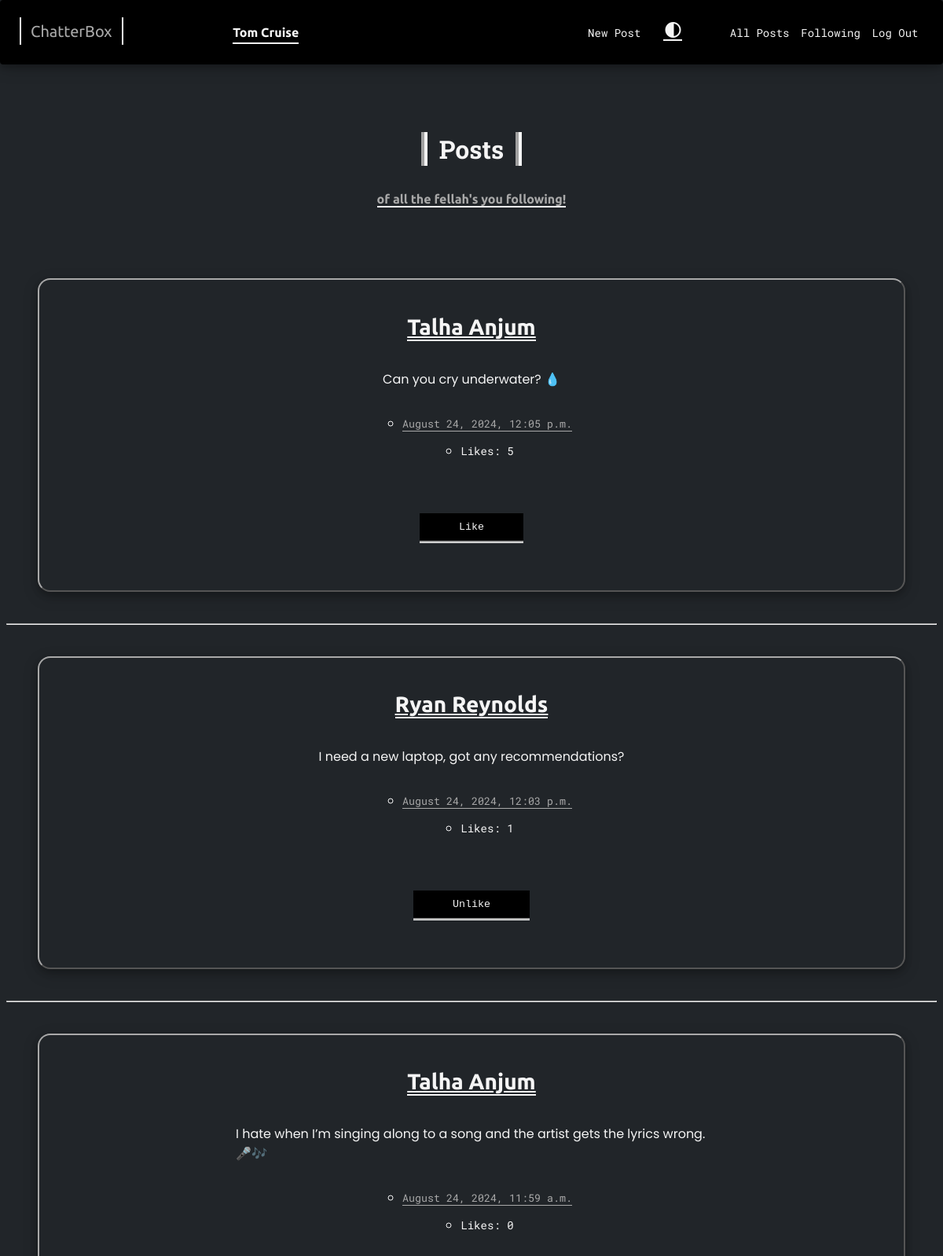
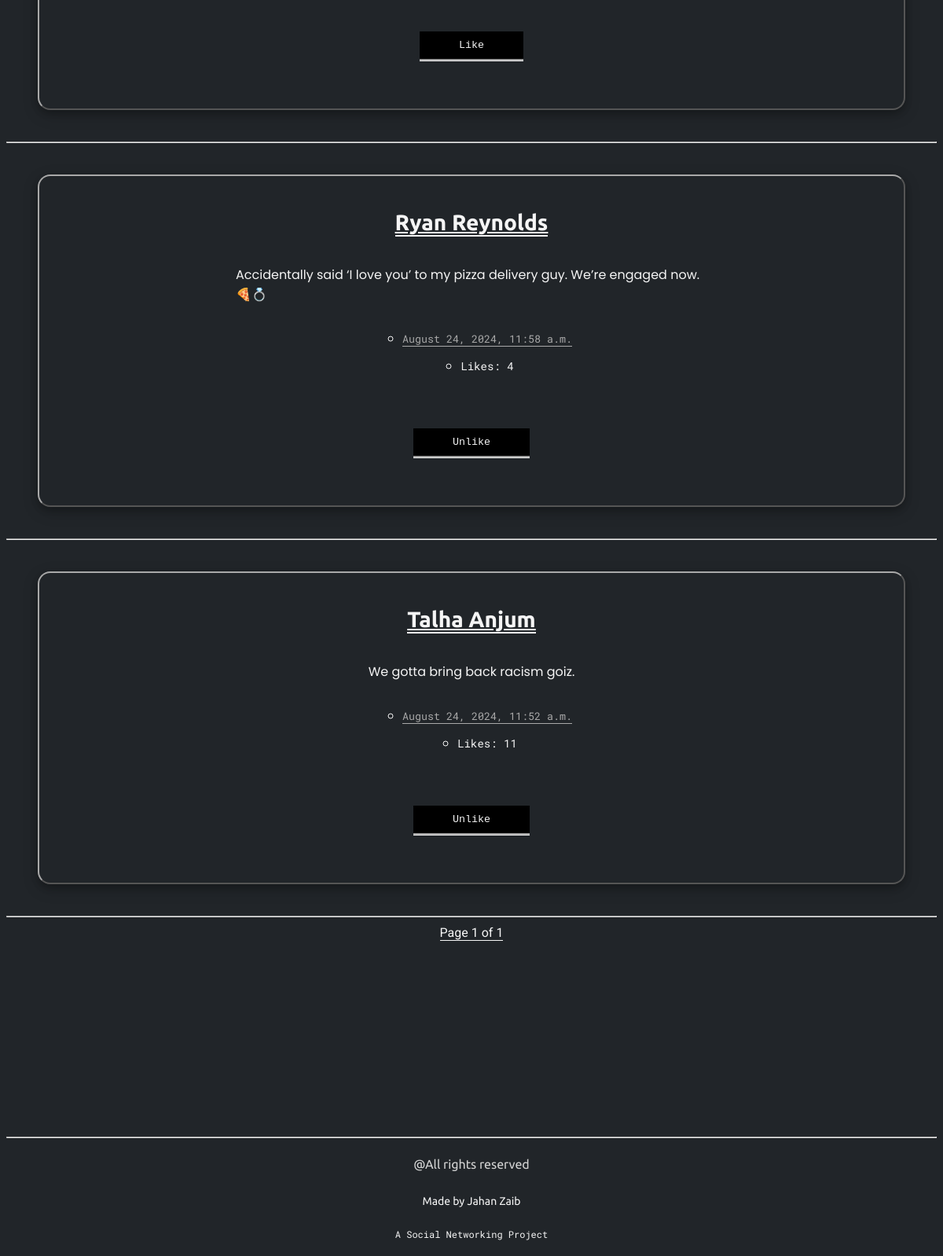
The page /following (signed in) on the database its author committed (2 pictures, top to bottom).
### network/models.py (models this page shows, shortened)
class User(AbstractUser):
    followers = models.ManyToManyField("self", symmetrical=False, related_name="following", blank=True)

class NewPost(models.Model):
    creator = models.ForeignKey(User, on_delete=models.CASCADE, related_name="post_creator", blank=False)
    content = models.TextField(blank=False)
    time = models.DateTimeField( default=timezone.now )
    likes = models.ManyToManyField("User", related_name="liked_posts", blank=True)
    def like_count(self):
        return self.likes.count()

### network/views.py (the view)
# urls.py: path("following", views.following, name="following"),
def following(request):
    following_users = request.user.following.all()
    posts = NewPost.objects.filter(creator__in = following_users).order_by("-time")
    page_number = request.GET.get("page")
    paginated_posts = paginating_poster(posts, page_number)
    return render(request, "network/following.html", {
        "posts": paginated_posts
    })

### network/views.py (called while the page is built)
def paginating_poster(posts, page_number):
    paginator = Paginator(posts, 10)
    try:
        paginated_posts = paginator.page(page_number)
    except PageNotAnInteger:
        paginated_posts = paginator.page(1)
    except EmptyPage:
        paginated_posts = paginator.page(paginator.num_pages)
    return paginated_posts

### network/templates/network/following.html (shortened to what this page needs)
{% extends "network/layout.html" %}
{% block body %}
    <div class="header-container">
        <h1 class="following-main">Posts</h1>
        <h2 class="following-support">of all the fellah's you following!</h2>
    </div>
    {% for post in posts %}
    <div id="post-{{ post.id }}" class="post-item">
        <h2 class="post-user"><a style="color: var(--postUser);" href="{% url "profile_user" post.creator.username %}" style="text-decoration: none;">{{ post.creator.username }}</a></h2>
        <div class="post-content-container">
            <p class="post-content"> {{ post.content }}</p>
        </div>
        <ul class="post-list">
            <li><small class="post-time"> {{ post.time|date:"F j, Y, g:i a" }}</small></li>
            <li><p id="like-count-{{ post.id }}" class="post-like">Likes: {{ post.like_count }}</p></li>
        </ul>
        <div post-button-container>
            <button class="like-button" data-post-id="{{ post.id }}">
                {% if request.user in post.likes.all %}
                    Unlike
                {% else %}
                    Like
                {% endif %}
            </button>
        </div>
    </div>
        <hr>
    {% empty %}
        <p class="messager">You are not following anyone yet.</p>
    {% endfor %}
    <div class="pagination-container">
        <div>
            <span class="messager">
                Page {{ posts.number }} of {{ posts.paginator.num_pages }}
            </span>
        </div>
    </div>
{% endblock body %}

### network/templates/network/layout.html (shortened to what this page needs)
{% load static %}
<!DOCTYPE html>
<html lang="en">
    <head>
        <link href="{% static 'network/styles.css' %}" rel="stylesheet">
    </head>
    <body class="dark-theme">
        <nav class="navbar-main">
            <div class="nav-main-component-container">
                <a class="nav-main-component" href="{% url "index" %}">ChatterBox</a>
            </div>
            {% if user.is_authenticated %}
                <div class="nav-user-component-container">
                    <a class="nav-user-component" href="{% url "profile_user" request.user %}"><strong>{{ user.username }}</strong></a>
                </div>
            {% endif %}
            {% if user.is_authenticated %}
                <div class="nav-component-container">
                    <a class="nav-component" href="{% url "new_post" %}">New Post</a>
                </div>
            {% endif %}
                <div class="nav-component-container">
                    <abbr title="Change Theme">
                        <button id="change-theme" type="button">
                            <span class="material-symbols-outlined">contrast</span>
                        </button>
                    </abbr>
                </div>
                <div class="nav-component-container">
                    <a class="nav-component" href="{% url 'index' %}">All Posts</a>
                </div>
            {% if user.is_authenticated %}
                <div class="nav-component-container">
                    <a class="nav-component" href="{% url "following" %}">Following</a>
                </div>
                <div class="nav-component-container">
                    <a class="nav-component" href="{% url 'logout' %}">Log Out</a>
                </div>
            {% endif %}
          </nav>
        <div class="body">
            {% block body %}
            {% endblock %}
        </div>
        <hr class="footer-banner">
        <div class="footer">
            <p class="footer-one">@All rights reserved</p>
            <p class="footer-two">Made by Jahan Zaib</p>
            <p class="footer-three">A Social Networking Project</p>
        </div>
    </body>
</html>

### network/static/network/styles.css (style rules this page uses)
.dark-theme { --bg: #212529; --fontColor: whitesmoke; --navColor: black; --fontStyle: Poppins; --colorDefault: whitesmoke; --themer: whitesmoke; --mainHeader: whitesmoke; --postBorder: rgb(169, 169, 169); --postUser: whitesmoke; --followHeadBack: whitesmoke; --followHeadFront: rgb(169, 169, 169); --buttonFront: black; }
* { transition: 0.5s; }
.footer, .pagination-container, .header-container, .post-list, .post-item, .posts-container, .main-header, .navbar-main { display: flex; align-items: center; justify-content: center; }
.post-item, .navbar-main { box-shadow: 0 4px 8px 0 rgba(0, 0, 0, 0.2), 0 6px 20px 0 rgba(0, 0, 0, 0.19); }
.post-item, .nav-component, .nav-main-component { position: relative; }
.post-item::after, .nav-component::after, .nav-main-component::after { content: ""; position: absolute; left: 0; bottom: -6px; width: 100%; height: 3px; background: var(--colorDefault); border-radius: 5px; transform: scaleX(0); transition: 0.5s; }
body { background-color: var(--bg); color: var(--fontColor); font-family: var(--fontStyle); padding-top: 140px; transition: 1s; }
.navbar-main { position: fixed; width: 100%; top: 0; left: 0; justify-content: space-between; flex-direction: row; background-color: var(--navColor); padding-top: 25px; padding-bottom: 25px; border-radius: 4px; transition: 1s; z-index: 999; }
.nav-main-component-container { flex: 3; padding-left: 25px; }
.nav-main-component { font-family: Ubuntu; font-size: 20px; text-decoration: none; padding: 6px 12px; border-left: 2px solid var(--colorDefault); border-right: 2px solid var(--colorDefault); color: rgb(169, 169, 169); }
.nav-user-component-container { flex: 5; }
.nav-user-component { text-decoration: none; color: var(--colorDefault); font-family: Ubuntu; font-weight: bolder; font-size: 16px; padding-bottom: 4px; border-bottom: 2px solid var(--colorDefault); }
.nav-component-container { flex: 1; }
.nav-component { text-decoration: none; color: var(--colorDefault); font-family: Roboto Mono; font-size: 14px; }
#change-theme { background-color: transparent; border: none; cursor: pointer; }
.messager { color: var(--fontColor); font-family: Roboto; border-bottom: 1px solid var(--fontColor); }
.material-symbols-outlined { color: var(--themer); transition: 1s; border-bottom: 2px double whitesmoke; font-variation-settings: "FILL" 0, "wght" 400, "GRAD" 0, "opsz" 24; }
.post-item { flex-direction: column; border: 2px outset var(--postBorder); margin: 40px; padding: 20px 250px; border-radius: 16px; transition: 1s; }
.post-user { font-family: Ubuntu; font-size: 28px; color: var(--postUser); border-bottom: 2px double var(--postUser); margin-bottom: 20px; }
.post-list { justify-content: flex-start; flex-direction: column; list-style: circle; font-family: Roboto Mono; }
.post-time { color: var(--postBorder); border-bottom: 1px solid var(--postBorder); }
.post-like { font-size: 14px; }
.header-container { flex-direction: column; }
.following-main { color: var(--mainHeader); margin: 20px; font-family: Roboto Slab; padding-left: 15px; padding-right: 15px; border-left: 8px groove var(--followHeadBack); border-right: 8px groove var(--followHeadBack); }
.following-support { color: var(--followHeadFront); font-size: medium; border-bottom: 2px solid var(--followHeadBack); font-family: Ubuntu; margin-bottom: 50px; }
.pagination-container { gap: 20px; font-family: Roboto Mono; }
.like-button { padding: 10px 50px; margin: 40px; cursor: pointer; transition: 0.5s; color: whitesmoke; border: none; border-bottom: 3px groove var(--fontColor); background-color: var(--buttonFront); font-family: monospace; }
.footer-banner { margin-top: 250px; }
.footer { flex-direction: column; font-family: Ubuntu; }
.footer-one { color: lightgray; font-size: 16px; }
.footer-two { font-size: 14px; }
.footer-three { font-family: Roboto Mono; font-size: 12px; }

### rows shown on the page
User: username "Tom Cruise"
NewPost: creator.username "Talha Anjum", content "Can you cry underwater? 💧", time "August 24, 2024, 12:05 p.m.", like_count "5", shows "Like"
NewPost: creator.username "Ryan Reynolds", content "I need a new laptop, got any recommendations?", time "August 24, 2024, 12:03 p.m.", like_count "1", shows "Unlike"
NewPost: creator.username "Talha Anjum", content "I hate when I’m singing along to a song and the artist gets the lyrics wrong. 🎤🎶", time "August 24, 2024, 11:59 a.m.", like_count "0", shows "Like"
NewPost: creator.username "Ryan Reynolds", content "Accidentally said ‘I love you’ to my pizza delivery guy. We’re engaged now. 🍕💍", time "August 24, 2024, 11:58 a.m.", like_count "4", shows "Unlike"
NewPost: creator.username "Talha Anjum", content "We gotta bring back racism goiz.", time "August 24, 2024, 11:52 a.m.", like_count "11", shows "Unlike"

### other values the page prints
{{ posts.number }} "1"
{{ posts.paginator.num_pages }} "1"
